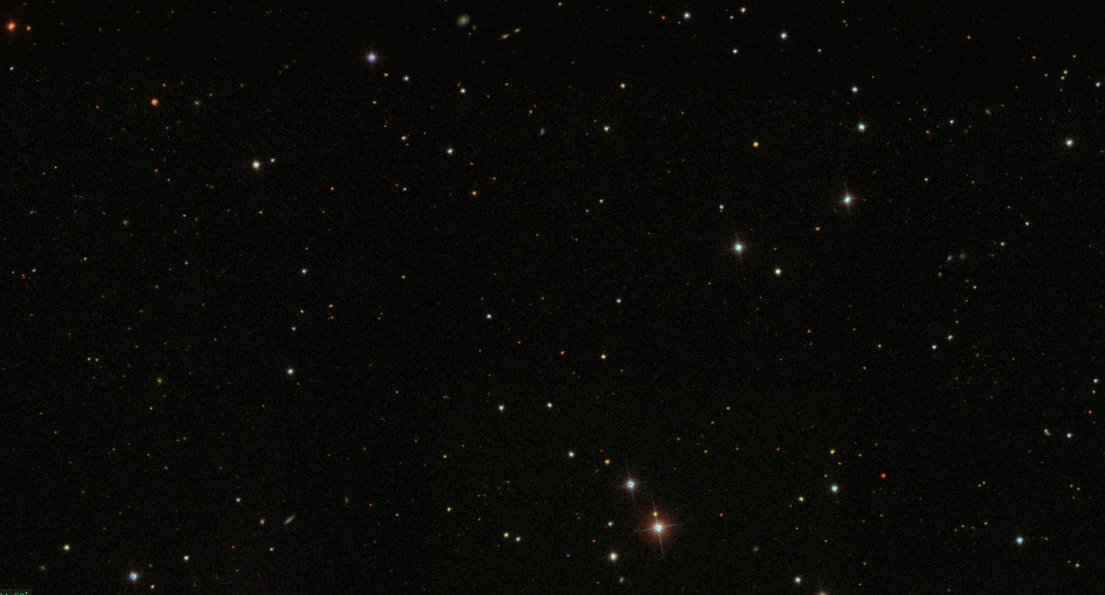
#> input picture model_testing/original.png, 2210 x 1190 px (shown at 1/2 size)
$ jupyter execute model_testing_stellar.ipynb   (shell and % lines are left out)
#> lines starting #> are read from the running program, lines starting #| are printed output that depends on the picture
### stars.py
import numpy as np
import matplotlib.pyplot as plt
import pandas as pd
import cv2
import os

class BH_stars_img():

    def __init__(self, BHs_path='../224', BHs=None, height=1000, width=1400, bg_color=33,
                 num_stars=200, num_BHs=10, stars_lower_size=10, stars_upper_size=25,
                 BHS_lower_size=10, BH_upper_size=30, shape='rect', gaussian_radius=3):
        """_summary_

        Args:
            BHs_path (str, optional): _description_. Defaults to '../224'.
            height (int, optional): _description_. Defaults to 1000.
            width (int, optional): _description_. Defaults to 1400.
            bg_color (int, optional): _description_. Defaults to 33.
            num_stars (int, optional): _description_. Defaults to 200.
            num_BHs (int, optional): _description_. Defaults to 10.
            stars_lower_size (int, optional): _description_. Defaults to 10.
            stars_upper_size (int, optional): _description_. Defaults to 25.
            BHS_lower_size (int, optional): _description_. Defaults to 25.
            BH_upper_size (int, optional): _description_. Defaults to 25.
            shape (str, optional): _description_. Defaults to 'rect'.
        """

        self.num_BHs = num_BHs
        if BHs is None:
            self.BHs_path = BHs_path
            self.BHs= list(np.random.choice(os.listdir(BHs_path), num_BHs))
        elif type(BHs) == str or type(BHs) == np.ndarray:
            self.BHs_path = BHs_path
            self.BHs= [BHs]
        else:
            raise ValueError
        self.height, self.width = height, width
        self.bg_color = bg_color
        self.num_stars = num_stars
        self.num_BHs = num_BHs
        self.stars_lower_size = stars_lower_size
        self.stars_upper_size = stars_upper_size
        self.BHS_lower_size = BHS_lower_size
        self.BH_upper_size = BH_upper_size
        self.shape = shape
        self.gaussian_radius = gaussian_radius
        # sanity check
        assert self.shape in ['rect', 'circle'], "Only support squares and circles !!!"
        if self.shape == 'circle':
            assert self.width == self.height, "Only support square images !!!"

    # [203 lines left out: functions generate_distribution, put_small_images_tolarge_background, add_noise, bg_gen, stars_gen, BHs_gen and 2 more, not called in this run]


# [16 lines that do not run on import are left out]

### model_testing/model_testing_stellar.ipynb
[cell 1]
import cv2
import matplotlib.pyplot as plt
import sys
import numpy as np
sys.path.append('..')
from stars import BH_stars_img
from telescope_simulator import TelescopeSimulator

[cell 2]
stellars_color = cv2.imread('original.png', 1)
#> stellars_color is the input picture: shape (1190, 2210, 3); mean B, G, R 7.5, 10.2, 9.9
stellars_color = cv2.cvtColor(stellars_color, cv2.COLOR_BGR2RGB)
stellars_gray = cv2.imread('original.png', 0)
#> stellars_gray: shape (1190, 2210); min 0, max 243, mean 3.4

[cell 3]
stellars_gray.shape
#> Out = (1190, 2210)

[cell 4]
image_size = 595
# Calculate the number of rows and columns for the small pieces
num_rows = stellars_gray.shape[0] // image_size
#> num_rows = 2
num_cols = stellars_gray.shape[1] // image_size
#> num_cols = 3

# Create an empty list to store the small pieces
small_pieces = []

# Iterate over the rows and columns
for row in range(num_rows):
    for col in range(num_cols):
        # Calculate the start and end indices for each small piece
        start_row = row * image_size
        end_row = start_row + image_size
        start_col = col * image_size
        end_col = start_col + image_size

        # Extract the small piece from the original image
        small_piece = stellars_gray[start_row:end_row, start_col:end_col]

        # Append the small piece to the list
        small_pieces.append(small_piece)
#> after the loop, small_pieces = 6 items

# If the image size is not divisible by the desired size, fill the remaining part with black
if stellars_gray.shape[0] % image_size != 0:
    remaining_rows = stellars_gray.shape[0] % image_size
    for col in range(num_cols):
        start_row = num_rows * image_size
        end_row = start_row + remaining_rows
        start_col = col * image_size
        end_col = start_col + image_size
        small_piece = np.zeros((remaining_rows, image_size), dtype=np.uint8)
        small_piece[:end_row-start_row, :] = stellars_gray[start_row:end_row, start_col:end_col]
        small_pieces.append(small_piece)

if stellars_gray.shape[1] % image_size != 0:
    remaining_cols = stellars_gray.shape[1] % image_size
#> remaining_cols = 425
    for row in range(num_rows):
        start_row = row * image_size
        end_row = start_row + image_size
        start_col = num_cols * image_size
        end_col = start_col + remaining_cols
        small_piece = np.zeros((image_size, image_size), dtype=np.uint8)
        small_piece[:, :end_col-start_col] = stellars_gray[start_row:end_row, start_col:end_col]
        small_pieces.append(small_piece)
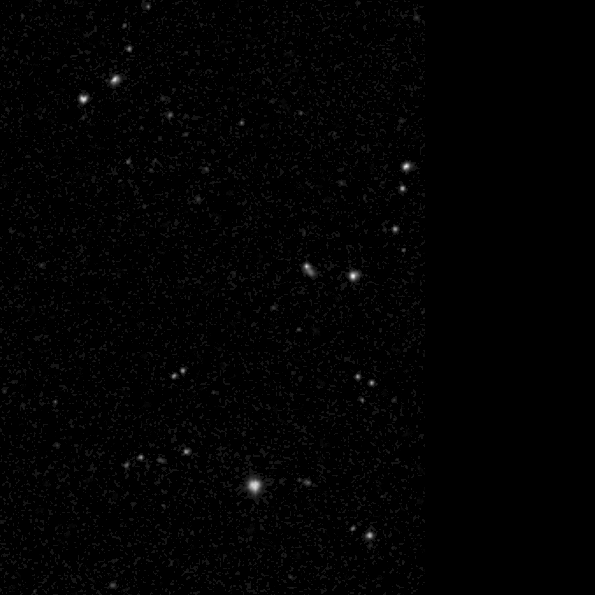
#> small_piece: shape (595, 595); min 0, max 243, mean 2.3
#> after the loop, small_pieces = 8 items

# Fill the remaining part with black to make it (612, 612)
if stellars_gray.shape[0] % image_size != 0:
    remaining_rows = image_size - stellars_gray.shape[0] % image_size
    for col in range(num_cols):
        start_row = num_rows * image_size
        end_row = start_row + remaining_rows
        start_col = col * image_size
        end_col = start_col + image_size
        small_piece = np.zeros((image_size, image_size), dtype=np.uint8)
        small_pieces.append(small_piece)


# Print the number of small pieces created
print(f"Number of small pieces: {len(small_pieces)}")
#| Number of small pieces: 8

[cell 5]
# Create an empty list to store the small color pieces
small_color_pieces = []

# Iterate over the rows and columns
for row in range(num_rows):
    for col in range(num_cols):
        # Calculate the start and end indices for each small piece
        start_row = row * image_size
        end_row = start_row + image_size
        start_col = col * image_size
        end_col = start_col + image_size

        # Extract the small color piece from the original image
        small_color_piece = stellars_color[start_row:end_row, start_col:end_col]

        # Append the small color piece to the list
        small_color_pieces.append(small_color_piece)
#> after the loop, small_color_pieces = 6 items

# If the image size is not divisible by the desired size, fill the remaining part with black
if stellars_color.shape[0] % image_size != 0:
    remaining_rows = stellars_color.shape[0] % image_size
    for col in range(num_cols):
        start_row = num_rows * image_size
        end_row = start_row + remaining_rows
        start_col = col * image_size
        end_col = start_col + image_size
        small_color_piece = np.zeros((remaining_rows, image_size, 3), dtype=np.uint8)
        small_color_piece[:end_row-start_row, :, :] = stellars_color[start_row:end_row, start_col:end_col, :]
        small_color_pieces.append(small_color_piece)

if stellars_color.shape[1] % image_size != 0:
    remaining_cols = stellars_color.shape[1] % image_size
    for row in range(num_rows):
        start_row = row * image_size
        end_row = start_row + image_size
        start_col = num_cols * image_size
        end_col = start_col + remaining_cols
        small_color_piece = np.zeros((image_size, image_size, 3), dtype=np.uint8)
        small_color_piece[:, :end_col-start_col, :] = stellars_color[start_row:end_row, start_col:end_col, :]
        small_color_pieces.append(small_color_piece)
#> after the loop, small_color_pieces = 8 items

# Fill the remaining part with black to make it (612, 612)
if stellars_color.shape[0] % image_size != 0:
    remaining_rows = image_size - stellars_color.shape[0] % image_size
    for col in range(num_cols):
        start_row = num_rows * image_size
        end_row = start_row + remaining_rows
        start_col = col * image_size
        end_col = start_col + image_size
        small_color_piece = np.zeros((image_size, image_size, 3), dtype=np.uint8)
        small_color_pieces.append(small_color_piece)

# Print the number of small color pieces created
print(f"Number of small color pieces: {len(small_color_pieces)}")
#| Number of small color pieces: 8

[cell 6]
small_color_pieces.insert(3, small_color_pieces.pop(6))
# show all the small pieces
fig, axes = plt.subplots(2, 4, figsize=(10, 6))

for i, piece in enumerate(small_color_pieces):
    row = i // 4
    col = i % 4
    axes[row, col].imshow(piece)
    axes[row, col].axis('off')
#> this loop made 8 passes
#> (row, col) on passes 1 to 8: (0, 0), (0, 1), (0, 2), (0, 3), (1, 0), (1, 1), (1, 2), (1, 3)

plt.tight_layout()
plt.show()
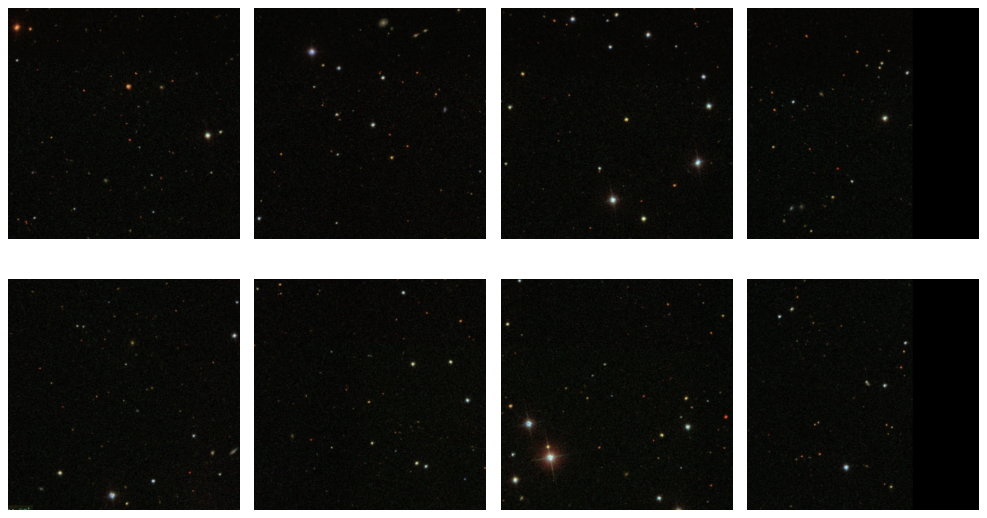
#> figure drawn by matplotlib, 8 panels

[cell 7]
small_pieces.insert(3, small_pieces.pop(6))
# show all the small pieces
fig, axes = plt.subplots(2, 4, figsize=(10, 6))

for i, piece in enumerate(small_pieces):
    row = i // 4
    col = i % 4
    axes[row, col].imshow(piece, cmap='gray')
    axes[row, col].axis('off')

plt.tight_layout()
plt.show()

[cell 8]
import cv2

# Resize and save the small pieces
for i, small_color in enumerate(small_color_pieces):
    resized_piece = cv2.resize(small_color, (1024, 1024))
    resized_piece = cv2.cvtColor(resized_piece, cv2.COLOR_RGB2BGR)
    cv2.imwrite(f"small_pieces/{i}.png", resized_piece)
#> this loop made 8 passes
#> pass 1, `resized_piece = cv2.resize(small_color, (1024, 1024))`:
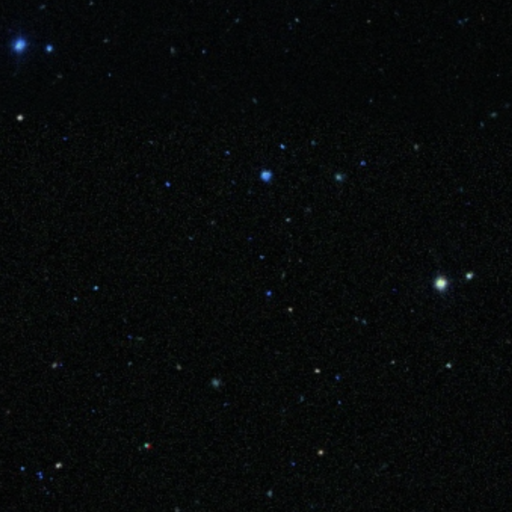
#> resized_piece: shape (1024, 1024, 3) (shown at 1/2 size); mean of channels 0, 1, 2 9.5, 9.4, 6.9; drawn as B, G, R
#> pass 2, `resized_piece = cv2.resize(small_color, (1024, 1024))`:
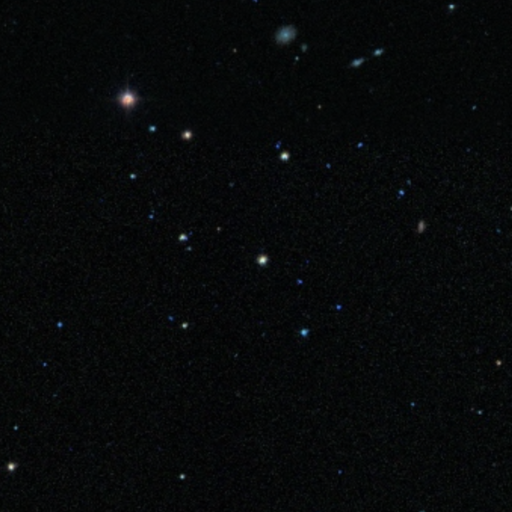
#> resized_piece: shape (1024, 1024, 3) (shown at 1/2 size); mean of channels 0, 1, 2 9.4, 8.9, 6.9; drawn as B, G, R

[cell 9]
stellars = cv2.imread('equal_stellar_620.png', 0)
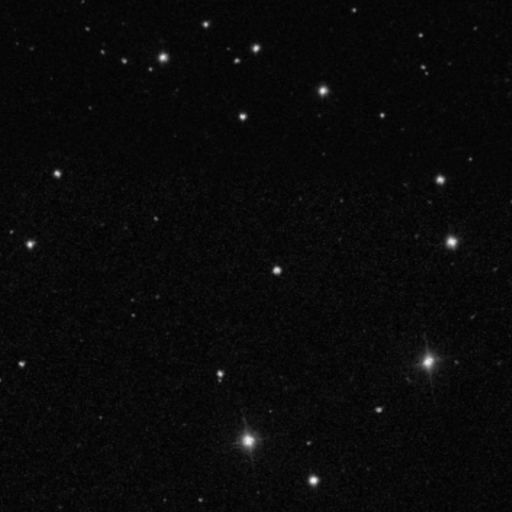
#> input picture model_testing/equal_stellar_620.png, 1024 x 1024 px (shown at 1/2 size)
#> stellars is the input picture: shape (1024, 1024); min 0, max 247, mean 9.9
# M87_rotated = cv2.rotate(M87, cv2.ROTATE_90_CLOCKWISE)
plt.imshow(stellars, cmap='gray')

[cell 10]
%cd ../yolov5

[cell 11]
best = r'..\logs_yolo_stellar\yolov5-2024-07-14_14-29-54\runs\train\results_1\weights\best.pt'
for small_piece in small_pieces:
    BH_stars_img(small_piece, best)
#> this loop made 8 passes
#> pass 1, in __init__, `self.BHs_path = BHs_path`:
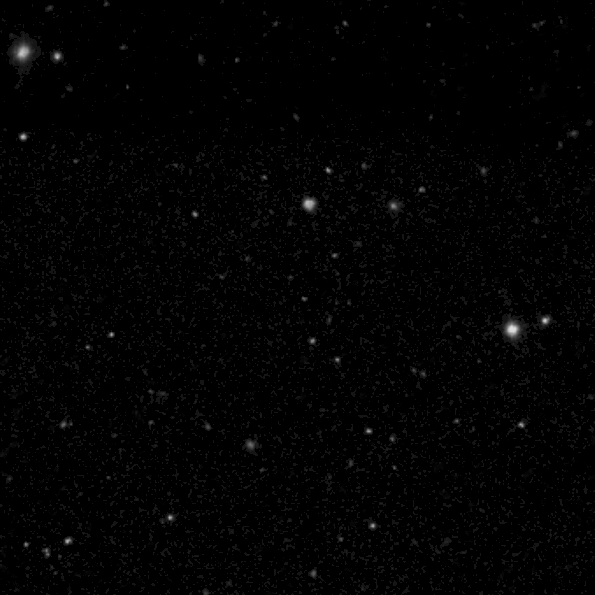
#> self.BHs_path: shape (595, 595); min 0, max 223, mean 2.7
#> pass 2, in __init__ (call 2), `self.BHs_path = BHs_path`:
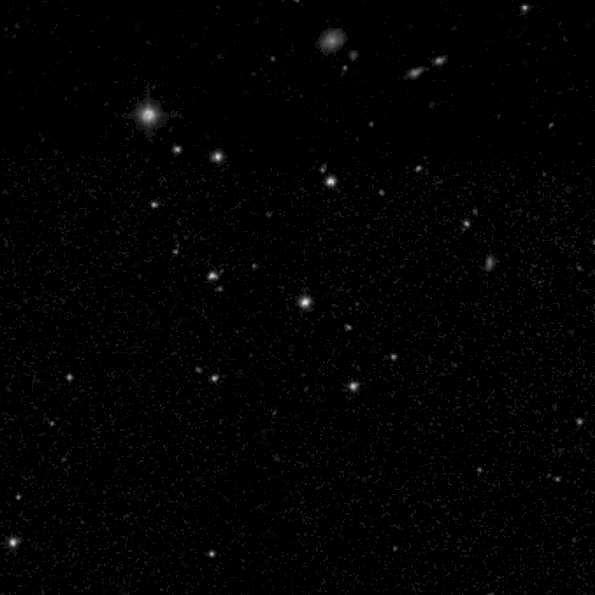
#> self.BHs_path: shape (595, 595); min 0, max 229, mean 2.3
#> pass 3, in __init__ (call 3), `self.BHs_path = BHs_path`:
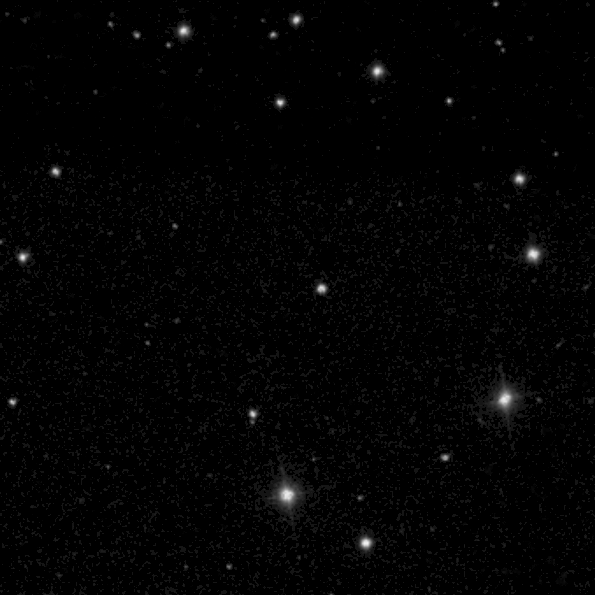
#> self.BHs_path: shape (595, 595); min 0, max 240, mean 3.2
